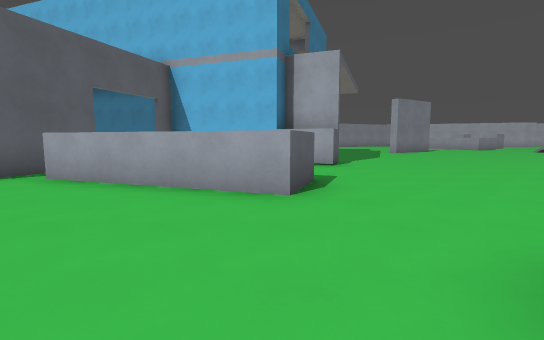
view 1 (above)

24 first-person views from a walk through a Godot game level. The camera is 1.5 m above the floor, tilts 6° down and sees 85° across. The floor is counted in squares, 2 m on a side. Each view is taken from the middle of a square. On the plan, view 1 faces up. The plan holds only what a view shows up to about 10 squares ahead; the rest is blank. The place goes on beyond the plan. Characters and animated objects are left out. Surface patterns are stand-ins for the level's own textures.

view 2
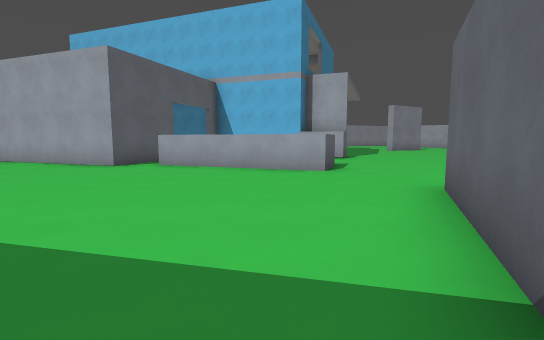

view 3
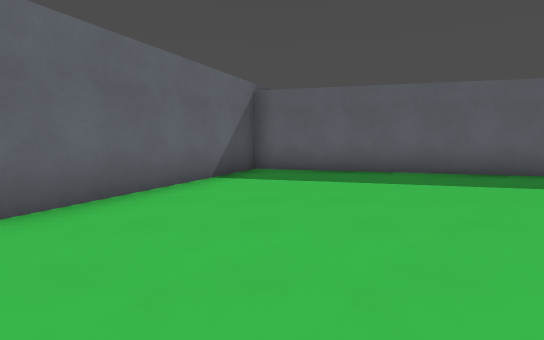

view 4
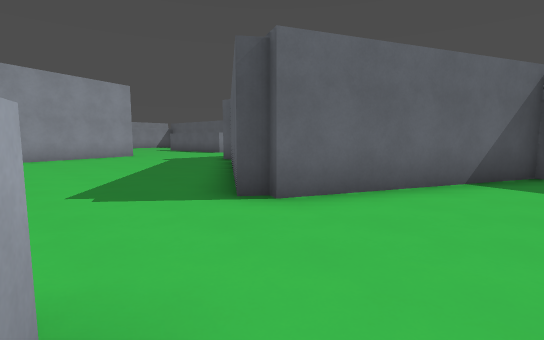

view 5
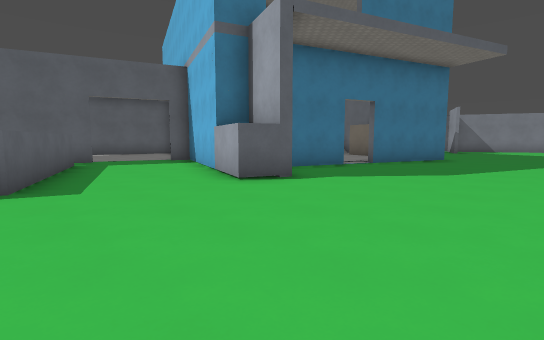

view 6
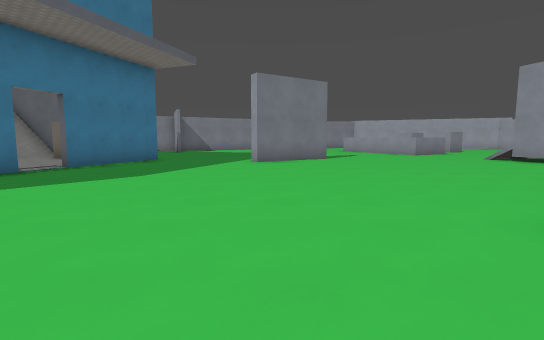

view 7
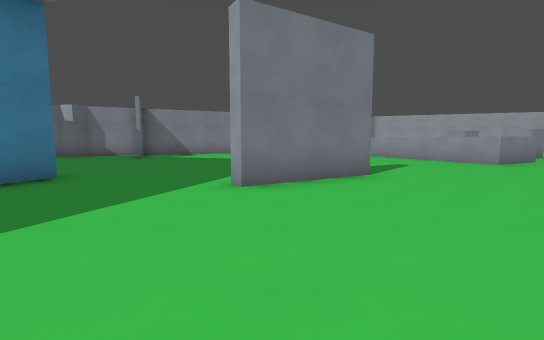

view 8
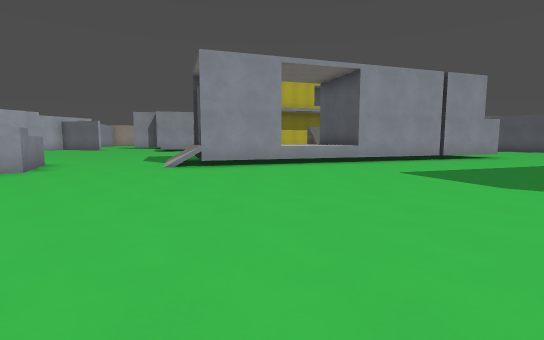

view 9
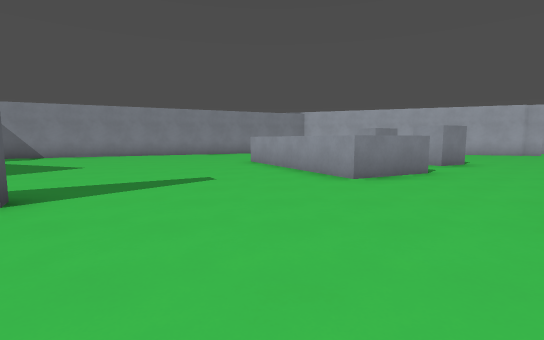

view 10
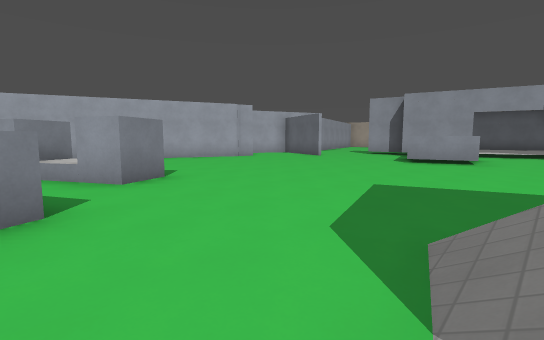

view 11
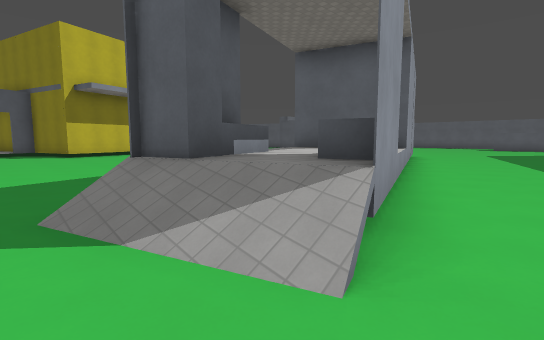

view 12
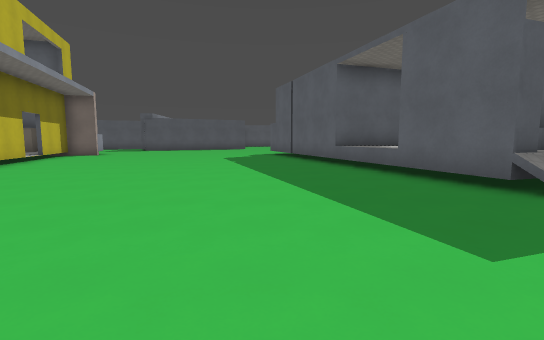

view 13
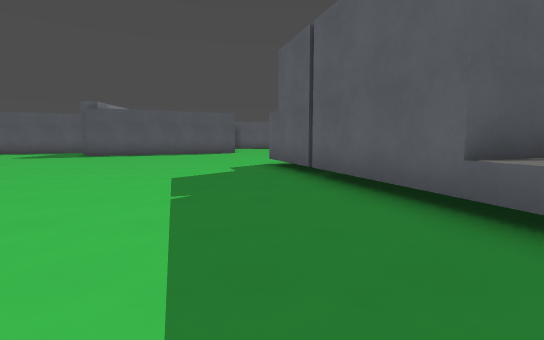

view 14
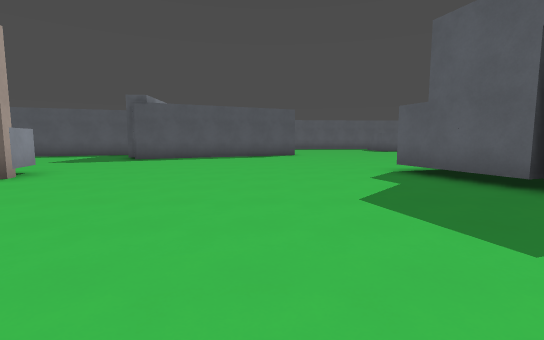

view 15
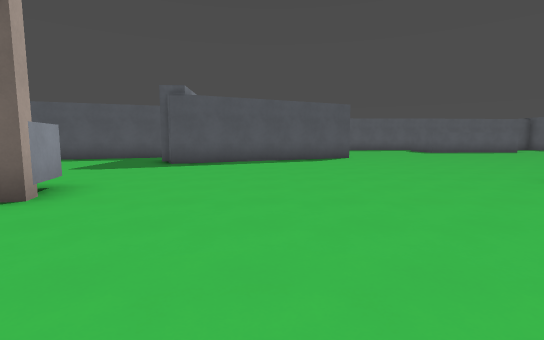

view 16
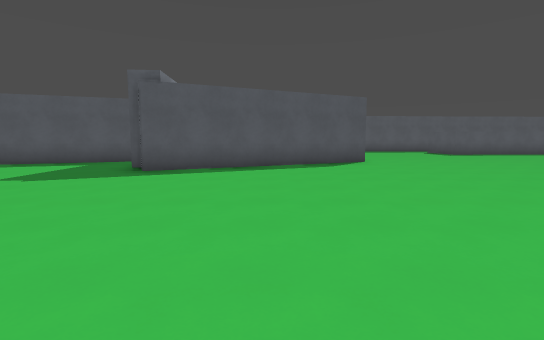

view 17
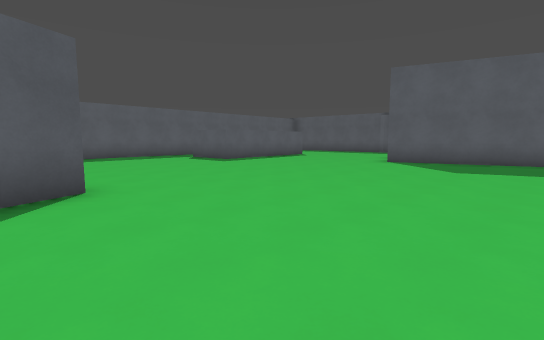

view 18
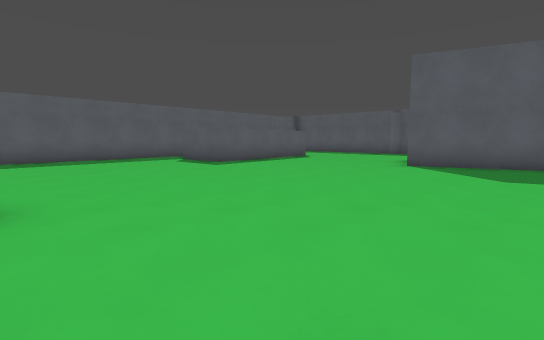

view 19
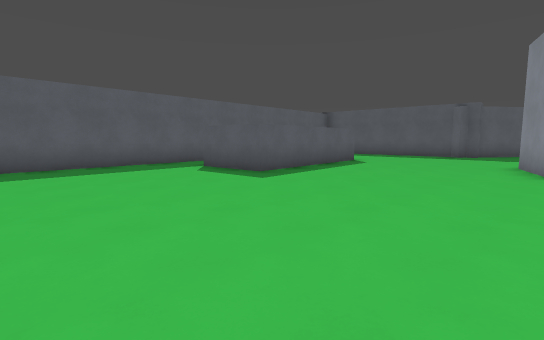

view 20
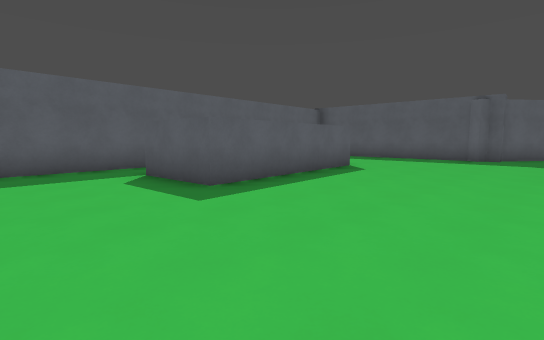

view 21
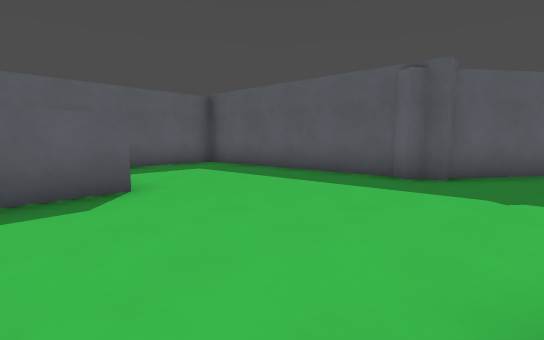

view 22
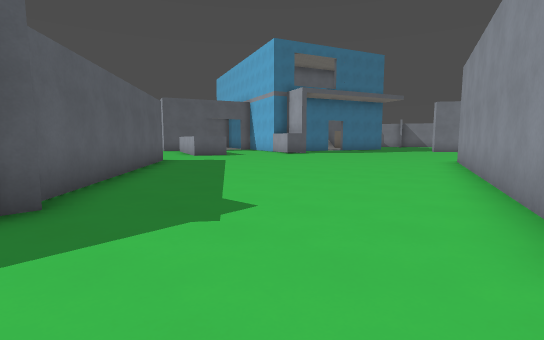

view 23
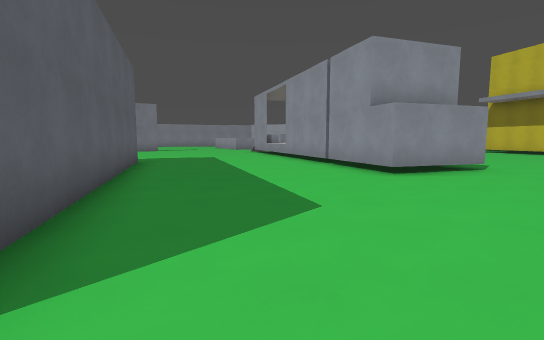

view 24
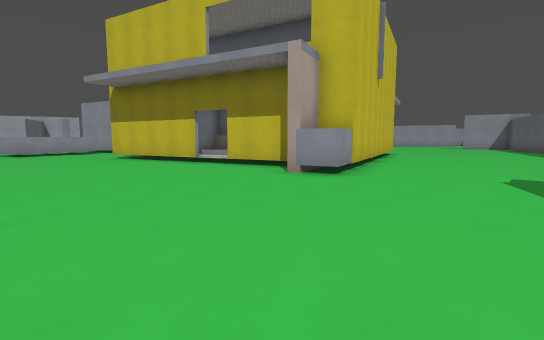

### Floor plan
Points are (right, up) in squares from view 1. A wall is a line through its corners. A room is listed if a view was taken in it or the views show most of it. See-through windows are left out.
Room 1 (views 1, 2, 3, 4)
walls: (0.2, 3.9) (-4.4, 5.6); (-6.6, -1.9) (-0.6, -3.4) (1.6, 1.4); (-4.4, 7.6) (-5.3, 5.1) (-6.5, 5.5)
ways out: opening at (1.5, 2.5) to room 2
Room 2 (views 5, 6, 7, 8, 9, 10, 11, 12, 13, 14, 15, 16, 17, 18, 19, 20, 21, 22, 23, 24)
walls: (16.6, 11.2) (19.1, 12.1) (21.1, 6.1) (18.5, 5.2) (16.6, 11.2); (16.1, 12.5) (16, 13); (15.8, 13.6) (15, 16); (17.5, 14.4) (16.9, 16.4) (17.6, 16.6) (18.3, 14.6); (11.6, 8.8) (14.6, -0.2); (15.5, 20.5) (13.5, 19.5) (11.3, 23.9); (8.8, 17.5) (9, 17.2) (6.5, 15.6) (6.3, 15.9); (11.9, 0.7) (9.4, 8.1); (14.1, -0.3) (12.3, -0.9); (17.7, 22.6) (16.8, 22) (15.8, 23.8); (25.2, 18.7) (24.6, 20.6); (29, 11.4) (28.5, 12.8); (22.8, -0.8) (29, 2.1) (29.2, 1.7); (16.5, 24.8) (15.9, 24.4); (2.1, 9.4) (1.7, 8.4) (-3.1, 10.2); (29.9, 8.4) (29.3, 10.3); (3, 16.6) (1.8, 13.4); (1.4, 12.5) (0.8, 10.9); (8, -2.8) (8.4, -3.1) (8.1, -3.4) (8.5, -9.3) (11.2, -9.2); (12.4, -5.4) (17.4, -5) (17.5, -7.1); (1.8, 1.2) (2, 1.6) (7.7, -2.6) (8.2, -2.5); (33.5, 7.6) (29.3, 6.3) (29, 7.3); (30.6, -0.8) (34, 0.4); (16.6, -8.9) (22.6, -8.5); (-3.9, 7) (0.8, 5.3) (0.2, 3.9)
low walls: (15.3, 15.2) (16, 15.4)
ways out: opening at (1.5, 2.5) to room 1; opening at (2, 13); opening at (29, 11)
objects: other object (30, 8)

Where each view was taken, in squares from view 1:
view 1: 0 up, 0 right, facing up
view 2: 3 down, 1 left, facing up
view 3: 4 up, 1 left, facing down
view 4: 4 up, 1 left, facing down-right
view 5: 5 up, 6 right, facing up-left
view 6: 6 up, 7 right, facing up
view 7: 11 up, 7 right, facing up
view 8: 14 up, 7 right, facing right
view 9: 14 up, 12 right, facing up
view 10: 17 up, 15 right, facing up-right
view 11: 18 up, 14 right, facing down-right
view 12: 21 up, 21 right, facing down
view 13: 15 up, 21 right, facing down
view 14: 13 up, 24 right, facing down
view 15: 11 up, 26 right, facing down
view 16: 9 up, 26 right, facing down
view 17: 4 up, 24 right, facing down-left
view 18: 3 up, 23 right, facing down-left
view 19: 0 up, 22 right, facing down-left
view 20: 1 down, 20 right, facing down-left
view 21: 1 down, 14 right, facing down-left
view 22: 3 down, 12 right, facing up-left
view 23: 1 down, 16 right, facing up
view 24: 3 up, 24 right, facing up-right
